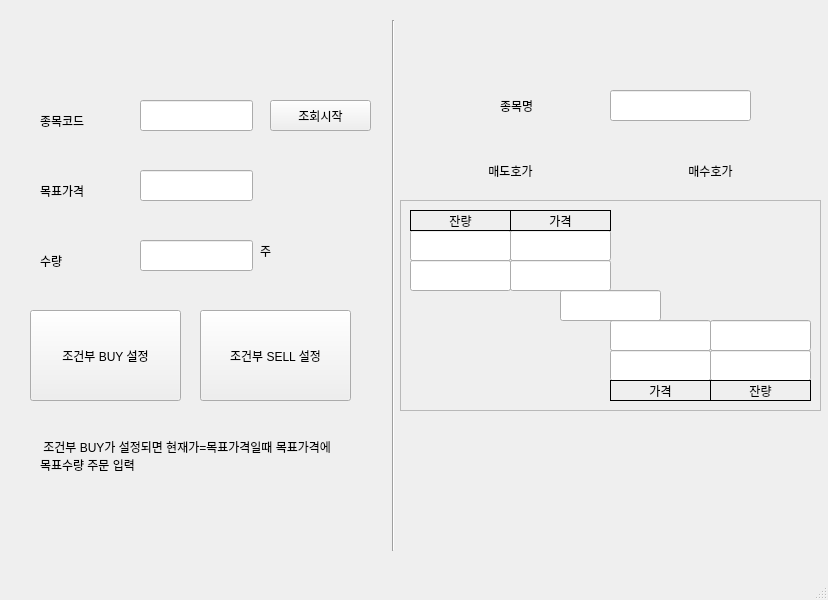
<?xml version="1.0" encoding="UTF-8"?>
<ui version="4.0">
 <class>MainWindow</class>
 <widget class="QMainWindow" name="MainWindow">
  <property name="geometry">
   <rect>
    <x>0</x>
    <y>0</y>
    <width>828</width>
    <height>600</height>
   </rect>
  </property>
  <property name="windowTitle">
   <string>MainWindow</string>
  </property>
  <widget class="QWidget" name="centralwidget">
   <widget class="QLabel" name="label">
    <property name="geometry">
     <rect>
      <x>40</x>
      <y>170</y>
      <width>101</width>
      <height>41</height>
     </rect>
    </property>
    <property name="text">
     <string>목표가격</string>
    </property>
   </widget>
   <widget class="QLabel" name="label_2">
    <property name="geometry">
     <rect>
      <x>40</x>
      <y>100</y>
      <width>101</width>
      <height>41</height>
     </rect>
    </property>
    <property name="text">
     <string>종목코드</string>
    </property>
   </widget>
   <widget class="QLineEdit" name="lineEdit">
    <property name="geometry">
     <rect>
      <x>140</x>
      <y>100</y>
      <width>113</width>
      <height>31</height>
     </rect>
    </property>
   </widget>
   <widget class="QLineEdit" name="lineEdit_2">
    <property name="geometry">
     <rect>
      <x>140</x>
      <y>170</y>
      <width>113</width>
      <height>31</height>
     </rect>
    </property>
   </widget>
   <widget class="QPushButton" name="pushButton_3">
    <property name="geometry">
     <rect>
      <x>30</x>
      <y>310</y>
      <width>151</width>
      <height>91</height>
     </rect>
    </property>
    <property name="text">
     <string>조건부 BUY 설정</string>
    </property>
   </widget>
   <widget class="QLineEdit" name="lineEdit_3">
    <property name="geometry">
     <rect>
      <x>140</x>
      <y>240</y>
      <width>113</width>
      <height>31</height>
     </rect>
    </property>
   </widget>
   <widget class="QLabel" name="label_4">
    <property name="geometry">
     <rect>
      <x>40</x>
      <y>240</y>
      <width>101</width>
      <height>41</height>
     </rect>
    </property>
    <property name="text">
     <string>수량</string>
    </property>
   </widget>
   <widget class="QPushButton" name="pushButton_4">
    <property name="geometry">
     <rect>
      <x>200</x>
      <y>310</y>
      <width>151</width>
      <height>91</height>
     </rect>
    </property>
    <property name="text">
     <string>조건부 SELL 설정</string>
    </property>
   </widget>
   <widget class="QLabel" name="label_5">
    <property name="geometry">
     <rect>
      <x>260</x>
      <y>230</y>
      <width>51</width>
      <height>41</height>
     </rect>
    </property>
    <property name="text">
     <string>주</string>
    </property>
   </widget>
   <widget class="QLabel" name="label_3">
    <property name="geometry">
     <rect>
      <x>500</x>
      <y>90</y>
      <width>101</width>
      <height>31</height>
     </rect>
    </property>
    <property name="text">
     <string>종목명</string>
    </property>
   </widget>
   <widget class="QLabel" name="label_7">
    <property name="geometry">
     <rect>
      <x>510</x>
      <y>210</y>
      <width>101</width>
      <height>21</height>
     </rect>
    </property>
    <property name="autoFillBackground">
     <bool>true</bool>
    </property>
    <property name="frameShape">
     <enum>QFrame::Box</enum>
    </property>
    <property name="text">
     <string>가격</string>
    </property>
    <property name="alignment">
     <set>Qt::AlignCenter</set>
    </property>
   </widget>
   <widget class="QLabel" name="label_8">
    <property name="geometry">
     <rect>
      <x>470</x>
      <y>150</y>
      <width>81</width>
      <height>41</height>
     </rect>
    </property>
    <property name="text">
     <string>매도호가</string>
    </property>
    <property name="alignment">
     <set>Qt::AlignCenter</set>
    </property>
   </widget>
   <widget class="QLabel" name="label_9">
    <property name="geometry">
     <rect>
      <x>670</x>
      <y>150</y>
      <width>81</width>
      <height>41</height>
     </rect>
    </property>
    <property name="text">
     <string>매수호가</string>
    </property>
    <property name="alignment">
     <set>Qt::AlignCenter</set>
    </property>
   </widget>
   <widget class="QLabel" name="label_10">
    <property name="geometry">
     <rect>
      <x>410</x>
      <y>210</y>
      <width>101</width>
      <height>21</height>
     </rect>
    </property>
    <property name="autoFillBackground">
     <bool>true</bool>
    </property>
    <property name="frameShape">
     <enum>QFrame::Box</enum>
    </property>
    <property name="text">
     <string>잔량</string>
    </property>
    <property name="alignment">
     <set>Qt::AlignCenter</set>
    </property>
   </widget>
   <widget class="Line" name="line">
    <property name="geometry">
     <rect>
      <x>383</x>
      <y>20</y>
      <width>20</width>
      <height>531</height>
     </rect>
    </property>
    <property name="orientation">
     <enum>Qt::Vertical</enum>
    </property>
   </widget>
   <widget class="QFrame" name="frame">
    <property name="geometry">
     <rect>
      <x>400</x>
      <y>200</y>
      <width>421</width>
      <height>211</height>
     </rect>
    </property>
    <property name="autoFillBackground">
     <bool>true</bool>
    </property>
    <property name="frameShape">
     <enum>QFrame::StyledPanel</enum>
    </property>
    <property name="frameShadow">
     <enum>QFrame::Raised</enum>
    </property>
    <property name="lineWidth">
     <number>2</number>
    </property>
    <widget class="QLineEdit" name="lineEdit_4">
     <property name="geometry">
      <rect>
       <x>10</x>
       <y>30</y>
       <width>101</width>
       <height>31</height>
      </rect>
     </property>
     <property name="readOnly">
      <bool>true</bool>
     </property>
    </widget>
    <widget class="QLineEdit" name="lineEdit_5">
     <property name="geometry">
      <rect>
       <x>110</x>
       <y>30</y>
       <width>101</width>
       <height>31</height>
      </rect>
     </property>
     <property name="readOnly">
      <bool>true</bool>
     </property>
    </widget>
    <widget class="QLineEdit" name="lineEdit_6">
     <property name="geometry">
      <rect>
       <x>110</x>
       <y>60</y>
       <width>101</width>
       <height>31</height>
      </rect>
     </property>
     <property name="readOnly">
      <bool>true</bool>
     </property>
    </widget>
    <widget class="QLineEdit" name="lineEdit_7">
     <property name="geometry">
      <rect>
       <x>10</x>
       <y>60</y>
       <width>101</width>
       <height>31</height>
      </rect>
     </property>
     <property name="readOnly">
      <bool>true</bool>
     </property>
    </widget>
    <widget class="QLineEdit" name="lineEdit_8">
     <property name="geometry">
      <rect>
       <x>310</x>
       <y>150</y>
       <width>101</width>
       <height>31</height>
      </rect>
     </property>
     <property name="readOnly">
      <bool>true</bool>
     </property>
    </widget>
    <widget class="QLineEdit" name="lineEdit_9">
     <property name="geometry">
      <rect>
       <x>210</x>
       <y>150</y>
       <width>101</width>
       <height>31</height>
      </rect>
     </property>
     <property name="readOnly">
      <bool>true</bool>
     </property>
    </widget>
    <widget class="QLineEdit" name="lineEdit_10">
     <property name="geometry">
      <rect>
       <x>310</x>
       <y>120</y>
       <width>101</width>
       <height>31</height>
      </rect>
     </property>
     <property name="readOnly">
      <bool>true</bool>
     </property>
    </widget>
    <widget class="QLineEdit" name="lineEdit_11">
     <property name="geometry">
      <rect>
       <x>210</x>
       <y>120</y>
       <width>101</width>
       <height>31</height>
      </rect>
     </property>
     <property name="readOnly">
      <bool>true</bool>
     </property>
    </widget>
    <widget class="QLineEdit" name="lineEdit_12">
     <property name="geometry">
      <rect>
       <x>160</x>
       <y>90</y>
       <width>101</width>
       <height>31</height>
      </rect>
     </property>
     <property name="readOnly">
      <bool>true</bool>
     </property>
    </widget>
    <widget class="QLabel" name="label_13">
     <property name="geometry">
      <rect>
       <x>310</x>
       <y>180</y>
       <width>101</width>
       <height>21</height>
      </rect>
     </property>
     <property name="autoFillBackground">
      <bool>true</bool>
     </property>
     <property name="frameShape">
      <enum>QFrame::Box</enum>
     </property>
     <property name="text">
      <string>잔량</string>
     </property>
     <property name="alignment">
      <set>Qt::AlignCenter</set>
     </property>
    </widget>
    <widget class="QLabel" name="label_16">
     <property name="geometry">
      <rect>
       <x>210</x>
       <y>180</y>
       <width>101</width>
       <height>21</height>
      </rect>
     </property>
     <property name="autoFillBackground">
      <bool>true</bool>
     </property>
     <property name="frameShape">
      <enum>QFrame::Box</enum>
     </property>
     <property name="text">
      <string>가격</string>
     </property>
     <property name="alignment">
      <set>Qt::AlignCenter</set>
     </property>
    </widget>
   </widget>
   <widget class="QLabel" name="label_18">
    <property name="geometry">
     <rect>
      <x>40</x>
      <y>420</y>
      <width>301</width>
      <height>71</height>
     </rect>
    </property>
    <property name="text">
     <string> 조건부 BUY가 설정되면 현재가=목표가격일때 목표가격에 목표수량 주문 입력</string>
    </property>
    <property name="wordWrap">
     <bool>true</bool>
    </property>
   </widget>
   <widget class="QLineEdit" name="lineEdit_13">
    <property name="geometry">
     <rect>
      <x>610</x>
      <y>90</y>
      <width>141</width>
      <height>31</height>
     </rect>
    </property>
    <property name="readOnly">
     <bool>true</bool>
    </property>
   </widget>
   <widget class="QPushButton" name="pushButton_view">
    <property name="geometry">
     <rect>
      <x>270</x>
      <y>100</y>
      <width>101</width>
      <height>31</height>
     </rect>
    </property>
    <property name="text">
     <string>조회시작</string>
    </property>
   </widget>
   <zorder>frame</zorder>
   <zorder>label</zorder>
   <zorder>label_2</zorder>
   <zorder>lineEdit</zorder>
   <zorder>lineEdit_2</zorder>
   <zorder>pushButton_3</zorder>
   <zorder>lineEdit_3</zorder>
   <zorder>label_4</zorder>
   <zorder>pushButton_4</zorder>
   <zorder>label_5</zorder>
   <zorder>label_3</zorder>
   <zorder>label_7</zorder>
   <zorder>label_8</zorder>
   <zorder>label_9</zorder>
   <zorder>label_10</zorder>
   <zorder>line</zorder>
   <zorder>label_18</zorder>
   <zorder>lineEdit_13</zorder>
   <zorder>pushButton_view</zorder>
  </widget>
  <widget class="QMenuBar" name="menubar">
   <property name="geometry">
    <rect>
     <x>0</x>
     <y>0</y>
     <width>828</width>
     <height>26</height>
    </rect>
   </property>
  </widget>
  <widget class="QStatusBar" name="statusbar"/>
 </widget>
 <resources/>
 <connections/>
</ui>
